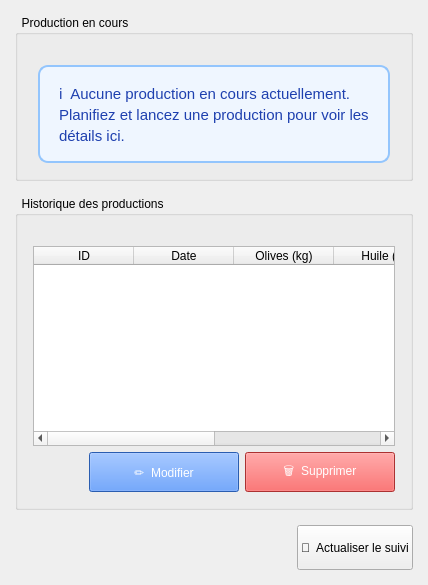
         <widget class="QWidget" name="tabSuivi">
          <attribute name="title">
           <string>📍  Suivi</string>
          </attribute>
          <layout class="QVBoxLayout" name="layoutSuivi">
           <property name="spacing">
            <number>15</number>
           </property>
           <property name="leftMargin">
            <number>15</number>
           </property>
           <property name="topMargin">
            <number>15</number>
           </property>
           <property name="rightMargin">
            <number>15</number>
           </property>
           <property name="bottomMargin">
            <number>15</number>
           </property>
           <item>
            <widget class="QGroupBox" name="groupRunningProduction">
             <property name="title">
              <string>  Production en cours</string>
             </property>
             <layout class="QVBoxLayout" name="layoutRunningProduction">
              <property name="leftMargin">
               <number>20</number>
              </property>
              <property name="topMargin">
               <number>30</number>
              </property>
              <property name="rightMargin">
               <number>20</number>
              </property>
              <property name="bottomMargin">
               <number>15</number>
              </property>
              <item>
               <widget class="QLabel" name="lblRunningProduction">
                <property name="styleSheet">
                 <string>background-color: #EFF6FF; color: #1E40AF; border: 2px solid #93C5FD; padding: 15px; font-size: 15px; border-radius: 10px;</string>
                </property>
                <property name="text">
                 <string>ℹ  Aucune production en cours actuellement. Planifiez et lancez une production pour voir les détails ici.</string>
                </property>
                <property name="wordWrap">
                 <bool>true</bool>
                </property>
               </widget>
              </item>
             </layout>
            </widget>
           </item>
           <item>
            <widget class="QGroupBox" name="groupHistory">
             <property name="title">
              <string>  Historique des productions</string>
             </property>
             <layout class="QVBoxLayout" name="layoutHistory">
              <property name="leftMargin">
               <number>15</number>
              </property>
              <property name="topMargin">
               <number>30</number>
              </property>
              <property name="rightMargin">
               <number>15</number>
              </property>
              <property name="bottomMargin">
               <number>15</number>
              </property>
              <item>
               <widget class="QTableWidget" name="tableProductionHistory">
                <property name="minimumSize">
                 <size>
                  <width>0</width>
                  <height>200</height>
                 </size>
                </property>
                <property name="alternatingRowColors">
                 <bool>true</bool>
                </property>
                <property name="selectionBehavior">
                 <enum>QAbstractItemView::SelectionBehavior::SelectRows</enum>
                </property>
                <property name="showGrid">
                 <bool>false</bool>
                </property>
                <column>
                 <property name="text">
                  <string>ID</string>
                 </property>
                </column>
                <column>
                 <property name="text">
                  <string>Date</string>
                 </property>
                </column>
                <column>
                 <property name="text">
                  <string>Olives (kg)</string>
                 </property>
                </column>
                <column>
                 <property name="text">
                  <string>Huile (L)</string>
                 </property>
                </column>
                <column>
                 <property name="text">
                  <string>Rendement</string>
                 </property>
                </column>
                <column>
                 <property name="text">
                  <string>Statut</string>
                 </property>
                </column>
               </widget>
              </item>
              <item>
               <layout class="QHBoxLayout" name="layoutHistoryButtons">
                <item>
                 <spacer name="spacerHistoryLeft">
                  <property name="orientation">
                   <enum>Qt::Orientation::Horizontal</enum>
                  </property>
                  <property name="sizeHint" stdset="0">
                   <size>
                    <width>40</width>
                    <height>20</height>
                   </size>
                  </property>
                 </spacer>
                </item>
                <item>
                 <widget class="QPushButton" name="btnModifyProduction">
                  <property name="minimumSize">
                   <size>
                    <width>150</width>
                    <height>40</height>
                   </size>
                  </property>
                  <property name="styleSheet">
                   <string>background-color: #3B82F6; color: white;</string>
                  </property>
                  <property name="text">
                   <string>✏  Modifier</string>
                  </property>
                 </widget>
                </item>
                <item>
                 <widget class="QPushButton" name="btnDeleteProduction">
                  <property name="minimumSize">
                   <size>
                    <width>150</width>
                    <height>40</height>
                   </size>
                  </property>
                  <property name="styleSheet">
                   <string>background-color: #EF4444; color: white;</string>
                  </property>
                  <property name="text">
                   <string>🗑  Supprimer</string>
                  </property>
                 </widget>
                </item>
               </layout>
              </item>
             </layout>
            </widget>
           </item>
           <item>
            <layout class="QHBoxLayout" name="layoutSuiviFooter">
             <item>
              <spacer name="spacerSuiviFooter">
               <property name="orientation">
                <enum>Qt::Orientation::Horizontal</enum>
               </property>
               <property name="sizeHint" stdset="0">
                <size>
                 <width>40</width>
                 <height>20</height>
                </size>
               </property>
              </spacer>
             </item>
             <item>
              <widget class="QPushButton" name="btnUpdateMonitoring">
               <property name="minimumSize">
                <size>
                 <width>0</width>
                 <height>45</height>
                </size>
               </property>
               <property name="text">
                <string>🔄  Actualiser le suivi</string>
               </property>
              </widget>
             </item>
            </layout>
           </item>
          </layout>
         </widget>
